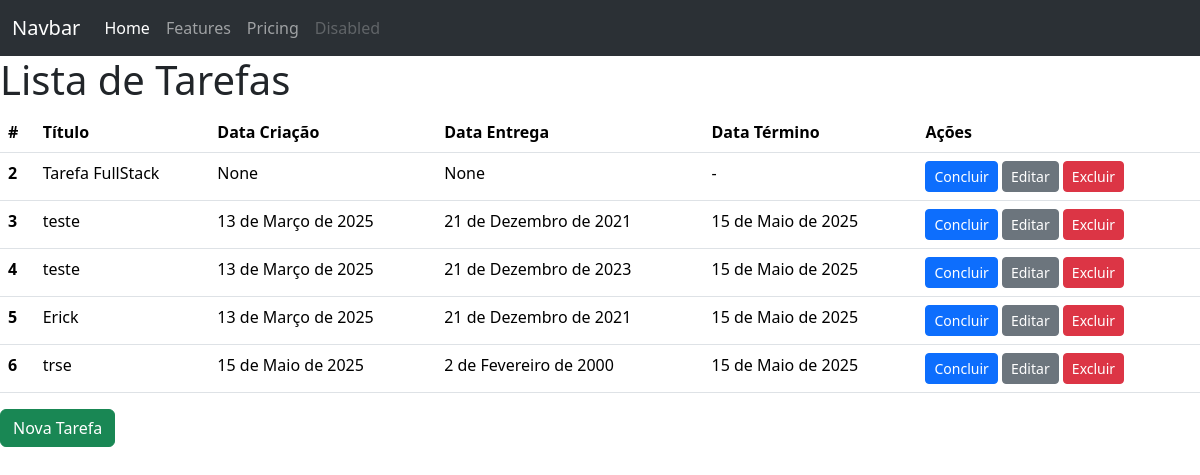
Before: / with the older database file.
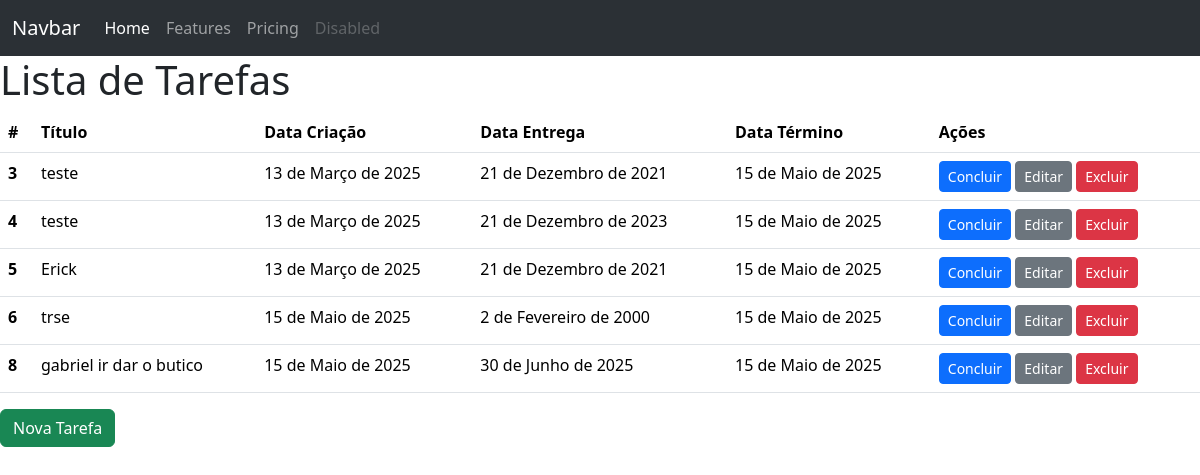
After: the same page with the newer database file.
### todos/models.py (models this page shows)
class Todo(models.Model):
    title = models.CharField(max_length=100, null=False, blank=False)
    created_at = models.DateField(auto_now_add=True, null=False, blank=False)
    deadline = models.DateField(null=False, blank=False)
    finished_at = models.DateField(null=True)

### todos/views.py (the view)
# urls.py: path('', TodoListView.as_view(), name="todo_list"),
class TodoListView(ListView):
    model = Todo

### todos/templates/todos/todo_list.html (shortened to what this page needs)
<!DOCTYPE html>
<html lang="en">
 <head>
 <link
 href="https://cdn.jsdelivr.net/npm/bootstrap@5.3.3/dist/css/bootstrap.min.css"
 rel="stylesheet"
 />
 </head>
 <body>
 <nav class="navbar navbar-expand-lg bg-body-tertiary" data-bs-theme="dark">
 <div class="container-fluid">
 <a class="navbar-brand" href="#">Navbar</a>
 <div class="collapse navbar-collapse" id="navbarNavAltMarkup">
 <div class="navbar-nav">
 <a class="nav-link active" aria-current="page" href="#">Home</a>
 <a class="nav-link" href="#">Features</a>
 <a class="nav-link" href="#">Pricing</a>
 <a class="nav-link disabled" aria-disabled="true">Disabled</a>
 </div>
 </div>
 </div>
 </nav>
 <main>
 <h1>Lista de Tarefas</h1>
 <table class="table">
 <thead>
 <tr>
 <th scope="col">#</th>
 <th scope="col">Título</th>
 <th scope="col">Data Criação</th>
 <th scope="col">Data Entrega</th>
 <th scope="col">Data Término</th>
 <th scope="col">Ações</th>
 </tr>
 </thead>
 <tbody>
 {% for todo in object_list %}
 <tr>
 <th scope="row">{{ todo.id }}</th>
 <td>{{ todo.title }}</td>
 <td>{{ todo.created_at }}</td>
 <td>{{ todo.deadline }}</td>
 <td>{{ todo.finished_at | default:"-"}}</td>
 <td>
 <a href="{% url 'todo_complete' pk=todo.pk %}" class="btn btn-primary btn-sm">Concluir</a>
 <a href="{% url 'todo_update' pk=todo.pk %}" class="btn btn-secondary btn-sm">Editar</a>
 <a href="{% url 'todo_delete' pk=todo.pk %}" class="btn btn-danger btn-sm">Excluir</a>
 </td>
 </tr>
 {% endfor %}
 </tbody>
 </table>
 <a href="{% url 'todo_create' %}" class="btn btn-success">Nova Tarefa</a>
 </main>
 </body>
</html>

Changed rows visible on the page:
removed Todo: id "2", title "Tarefa FullStack", created_at "None", deadline "None", finished_at "-"
added Todo: id "8", title "gabriel ir dar o butico", created_at "15 de Maio de 2025", deadline "30 de Junho de 2025", finished_at "15 de Maio de 2025"
